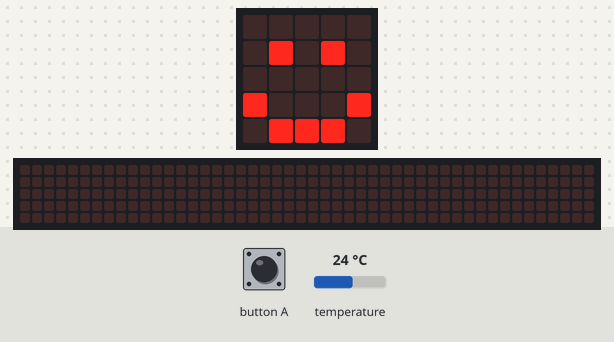
Bench run of a program on a simulated BBC micro:bit (MakeCode). Parts: the board's 5×5 LED display, a strip that is not on the board, showing the scrolling text unrolled. Inputs (shaded band) come from the test bench; at power-on: temperature 24 °C. The 48×5 strip is a reading aid, not a part: it shows the text the display is scrolling, unrolled, one strip-width of it at a time.

Above: at 2.8 s.
2.9 s: button A pressed for 0.15 s
At 24.3 s:
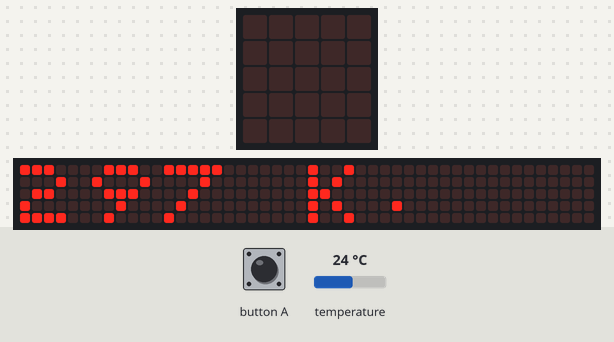
At 25.0 s:
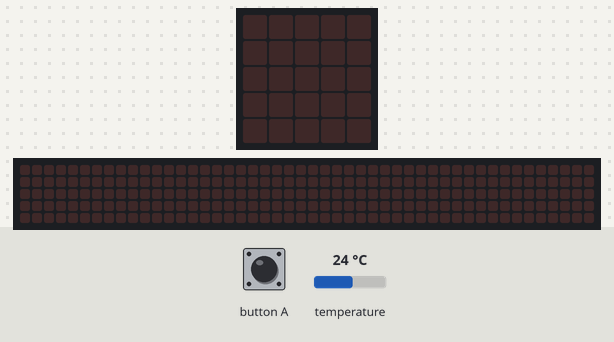

Measured:
- after the input at 2.9 s, the display: first changes after 0.15 s (image 1 shows a later state)
- what the display in image 1 shows lasts 1.7 s, from 23.0 s to 24.7 s

The program:

main.ts
```typescript
// (licence header left out)
basic.clearScreen()
basic.showIcon(IconNames.Happy)
basic.pause(1000)

// variables
let temperature: number
let temperatureKelvin: number

input.onButtonPressed(Button.A, function() {
  // input
  // get temperature value
  temperature = input.temperature()

  // process
  temperatureKelvin = temperature + 273

  // outputAnswer
  basic.clearScreen()
  basic.showString('Temperature is: ' + temperatureKelvin.toString() + ' K. ')
})
```
